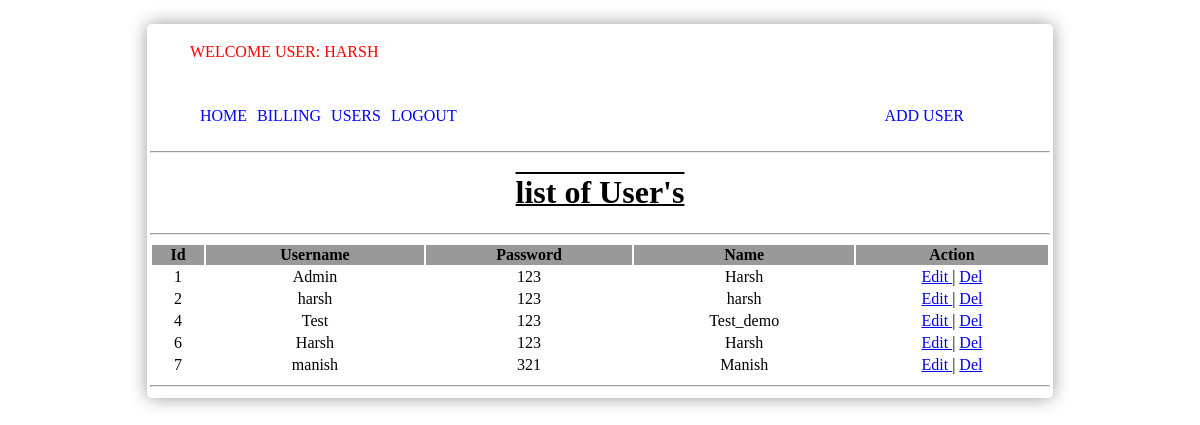
The page /user.php (signed in) on the database its author committed.
### tables this page shows
CREATE TABLE `user` (
  `id` int(10) NOT NULL,
  `username` varchar(50) NOT NULL,
  `password` varchar(60) NOT NULL,
  `name` varchar(60) NOT NULL
);

### user.php (the view, shortened to what this page needs)
<?php
$session=$_SESSION['id'];
include 'db.php';
$result = mysqli_query($conn,"SELECT * FROM user where id= '$session'");
while($row = mysqli_fetch_array($result))
  {
  $sessionname=$row['name'];
  }
?>
<html>
<head>
<link rel="stylesheet" type="text/css" href="Css/style2.css">
</head>
<body>
<div class="wrapper">
  <div class="header">
  <ul>
  <p class="loginuser">Welcome User: <?php echo $sessionname;?></p>
<li><a href="billing.php">Home</a></li>
<li><a href="bill.php">Billing</a></li>
<li><a href="user.php">Users</a></li>
<li><a href="logout.php">logout</a></li>
<li style="float: right; margin-right: 10%"><a href="adduser.php">Add User</a></li>
</ul>
</div>
<hr>
<div class="content">
  <h1 class="headtext">list of User's</h1>
  <hr>
<?php
include 'db.php';
$result = mysqli_query($conn,"SELECT * FROM user");
echo "<table border='0' bgcolor='#fff' width='100%'>
<tr>
<th>Id</th>
<th>Username</th>
<th>Password</th>
<th>Name</th>
<th>Action</th>
</tr>";
while($row = mysqli_fetch_array($result))
  {
  echo "<tr>";
  echo "<td>" . $row['id'] . "</td>";
  echo "<td>" . $row['username'] . "</td>";
  echo "<td>" . $row['password'] . "</td>";
  echo "<td>" . $row['name'] . "</td>";
 echo "<td><a  href='edituser.php?id=".$row['id']."'>Edit </a>| ";
 echo "<a  href='deluser.php?id=".$row['id']."'>Del</td>";
  echo "</tr>";
  }
echo "</table>";
?>
</div>
<hr>
</div>
</body>
</html>

### Css/style2.css (style rules this page uses)
.loginuser { color: red; font-family: consolas; font-size: 1em; text-transform: uppercase; }
.headtext { font-family: KaushanScript; text-decoration: overline underline 2px black; text-align: center; }
.wrapper { width:900px; margin:0 auto; border:3px solid rgba(0,0,0,0); -webkit-border-radius:5px; -moz-border-radius:5px; border-radius:5px; -webkit-box-shadow:0 0 18px rgba(0,0,0,0.4); -moz-box-shadow:0 0 18px rgba(0,0,0,0.4); box-shadow:0 0 18px rgba(0,0,0,0.4); margin-top:2%; }
.header { width:900px; height:100px; }
.header a { text-decoration: none; color: blue; text-transform: uppercase; }
table th { background:#999; }
.header ul li { list-style:none; float:left; margin-top:30px; margin-left:10px; }
.content table { margin:0 auto; text-align: center; }

### rows shown on the page
user: name "HARSH", id "1", username "Admin", password "123", name "Harsh"
user: id "2", username "harsh", password "123", name "harsh"
user: id "4", username "Test", password "123", name "Test_demo"
user: id "6", username "Harsh", password "123", name "Harsh"
user: id "7", username "manish", password "321", name "Manish"
